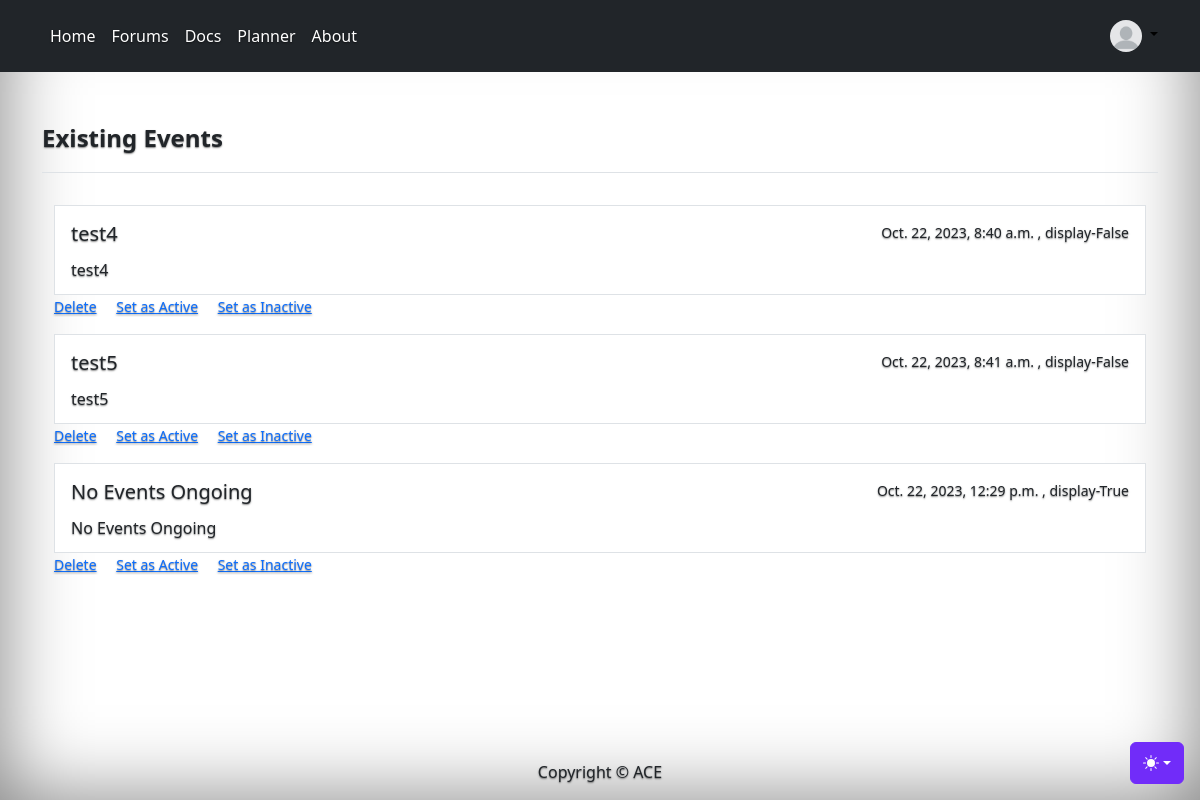
/view_alerts, run on an earlier commit of the app's database.
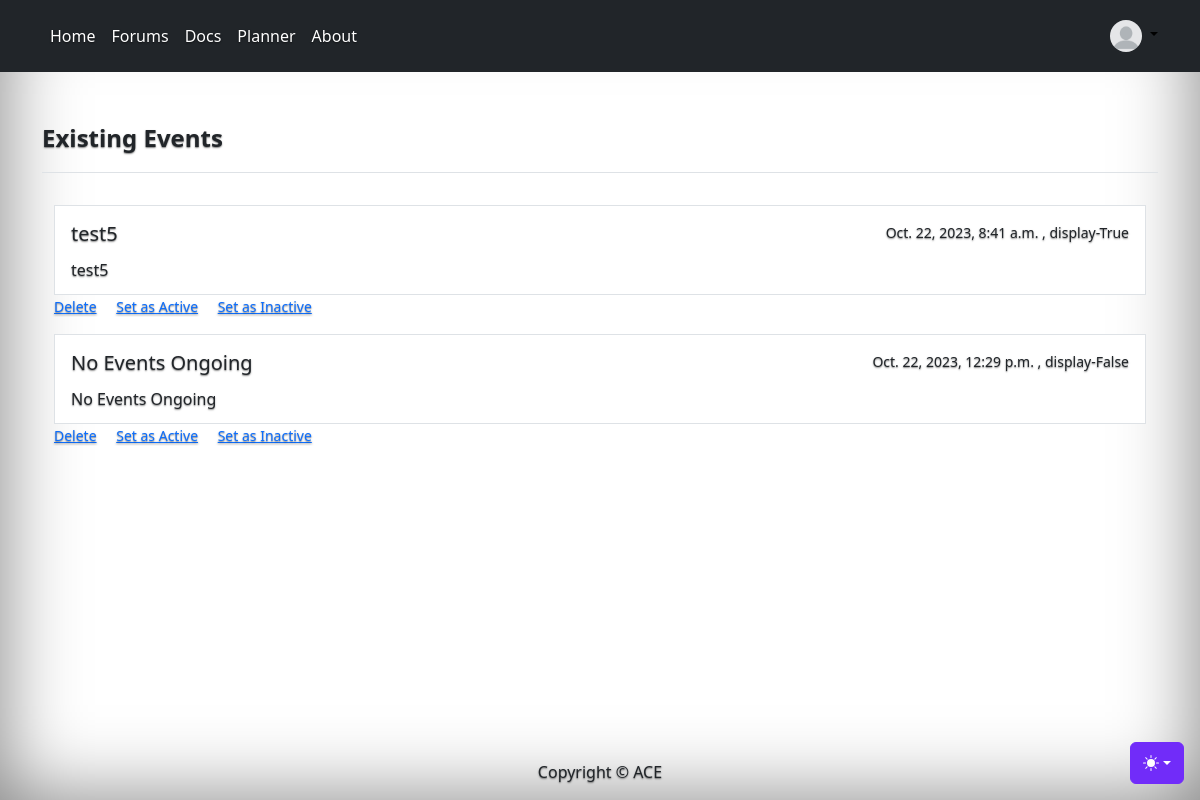
And on a later commit of the database.
### home/models.py (models this page shows, shortened)
class Alert(models.Model):
    topic = models.CharField(max_length=200)
    created_at = models.DateTimeField(auto_now_add=True, null=True)
    body = models.CharField(max_length=1000)
    disp = models.BooleanField(null=True, default=False)

### home/views.py (the view)
# urls.py: path("view_alerts", views.view_alerts, name='view_alerts'),
def view_alerts(request):
    alert = Alert.objects.all()
    return render(request, 'view_alerts.html', {'alert':alert})

### templates/view_alerts.html (shortened to what this page needs)
{% extends "base.html" %}
{% block body %}
<div class="container">
    <div class="list-group py-5">
        <header class="pb-3 mb-4 border-bottom">
            <a class="d-flex align-items-center">
            <span class="fs-4">
                <strong> Existing Events </strong>
            </span>
            </a>
        </header>
        {% for i in alert %}
        <div class="container py-2">
            <a class="list-group-item list-group-item-action" aria-current="true">
            <div class="d-flex w-100 justify-content-between py-2">
                <h5 class="mb-1">{{i.topic}}</h5>
                <small>{{i.created_at}} , display-{{i.disp}}</small>
            </div>
            <p class="mb-1">{{i.body}}</p>
            <small>
                <a href="{{i.id}}" class="card-link">Delete</a>
            </small>
            <small class="ml-3">
                <a href="act/{{i.id}}" class="card-link">Set as Active</a>
            </small>
            <small class="ml-3">
                <a href="inact/{{i.id}}" class="card-link">Set as Inactive</a>
            </small>
            </a>
        </div>
        {% endfor %}
    </div>
</div>
{% endblock body %}

What changed in the data, as far as the page shows it:
removed Alert: topic "test4", created_at "Oct. 22, 2023, 8:40 a.m.", disp "False", body "test4"
changed Alert "test5": disp "False" → "True"
changed Alert "No Events Ongoing": disp "True" → "False"
